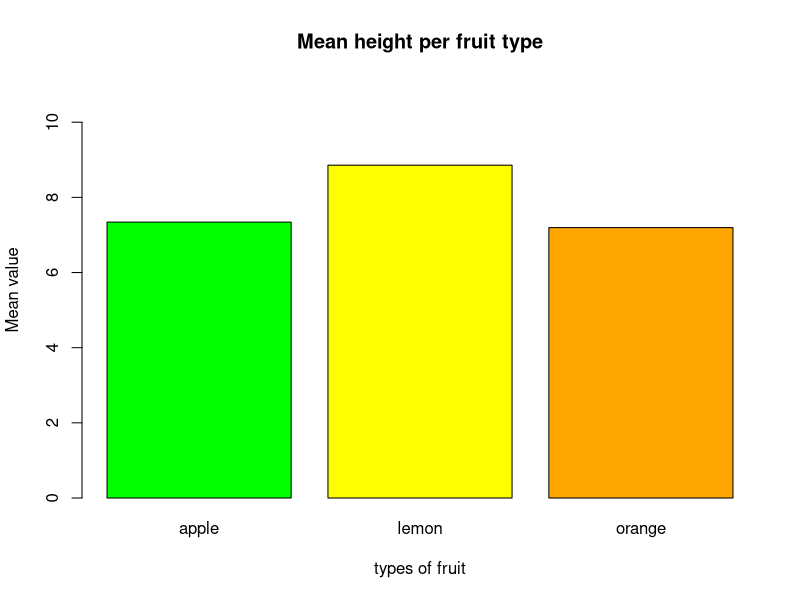

The R source for this figure:
library(dplyr)

df = read.csv("fruits_fix.csv", header=TRUE)

new_data = df %>%
  group_by(type) %>%
  summarise(mean_weight = mean(weight),
            mean_height = mean(height),
            mean_width = mean(width),
            sample_size = n())

new_data

barplot(new_data$mean_height,
        names.arg= new_data$type,
        main="Mean height per fruit type", # title of the bar chart
        xlab="types of fruit",#title of x-axis
        ylab="Mean value", # name of the y-axis
        col=c("green","yellow","orange"), # color of bars in order
        ylim=c(0, max(new_data$mean_height) + max(new_data$mean_height)*0.25)
)
